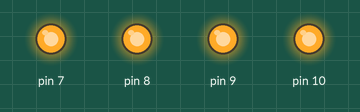
The sketch below on a simulated Arduino Uno, built with avr-gcc and run on an emulated ATmega328P. Parts: output pins drawn as LEDs (lit = HIGH).

Above: at 0.5 s.
At 3.5 s:
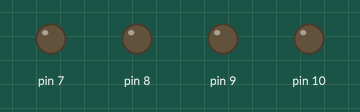
Timing chart, 0 to 4.6 s (numbered marks = the images above):
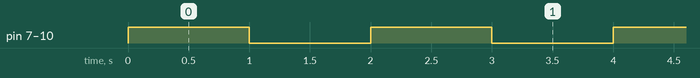

Measured:
- by itself, pin 7–10: alternates HIGH for 1.0 s and LOW for 1.0 s

The sketch:

relay_test.ino
```cpp
/*
    Sketch to test the hardware on the 4 channel relay board.
*/


void setup() {
    pinMode(10, OUTPUT);
    pinMode(9, OUTPUT);
    pinMode(8, OUTPUT);
    pinMode(7, OUTPUT);

    digitalWrite(10, HIGH);
    digitalWrite(9, HIGH);
    digitalWrite(8, HIGH);
    digitalWrite(7, HIGH);
}

void loop() {
    delay(1000);
    digitalWrite(10, LOW);
    digitalWrite(9, LOW);
    digitalWrite(8, LOW);
    digitalWrite(7, LOW);
    delay(1000);
    digitalWrite(10, HIGH);
    digitalWrite(9, HIGH);
    digitalWrite(8, HIGH);
    digitalWrite(7, HIGH);
}
```
